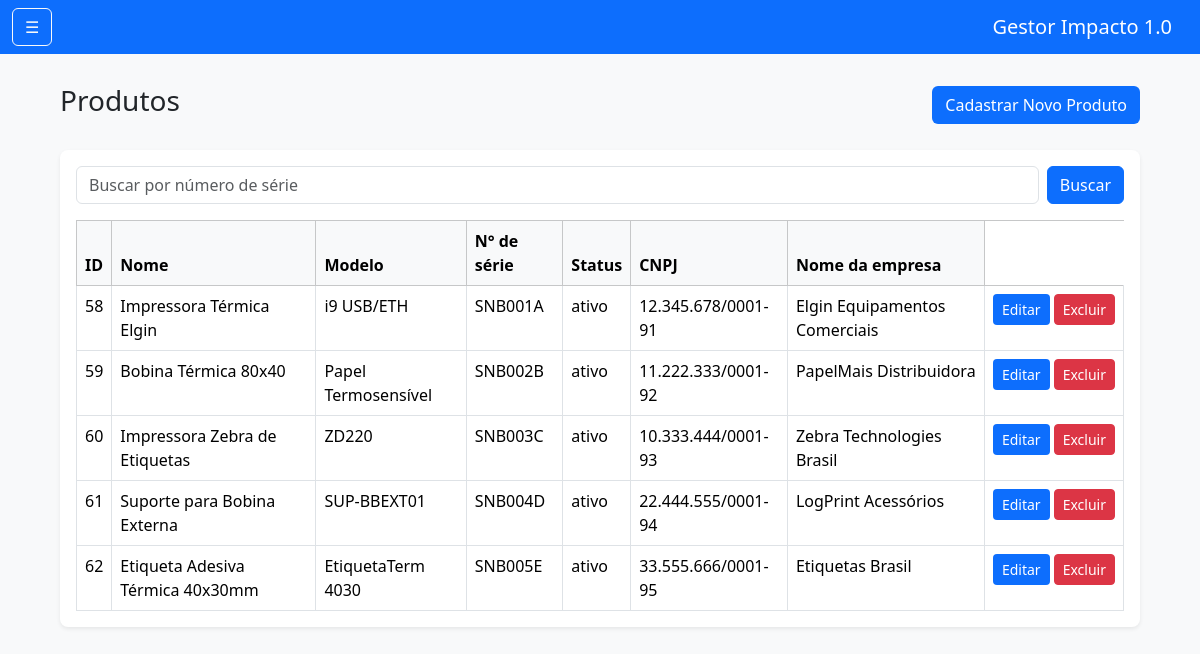
Screenshot of /interface/produto/produtos.php with the database file from the repository.
### tables this page shows
CREATE TABLE `produtos` (
  `id` int(11) NOT NULL,
  `nome` varchar(100) NOT NULL,
  `modelo` varchar(100) NOT NULL,
  `numero_serie` varchar(100) NOT NULL,
  `cnpj` varchar(100) NOT NULL,
  `nome_empresa` varchar(100) NOT NULL,
  `status` varchar(50) NOT NULL
);

### database/produto/listar_produtos.php (the view, shortened to what this page needs)
<?php
require_once '../../database/conexao.php';
$busca = isset($_GET['busca_serie']) ? trim($_GET['busca_serie']) : '';
if ($busca !== '') {
    $sql = "SELECT * FROM produtos WHERE numero_serie LIKE ?";
    $stmt = $conn->prepare($sql);
    $like = '%' . $busca . '%';
    $stmt->bind_param("s", $like);
    $stmt->execute();
    $result = $stmt->get_result();
} else {
    $sql = "SELECT * FROM produtos";
    $result = $conn->query($sql);
}
if ($result->num_rows > 0) {
    while($row = $result->fetch_assoc()) {
        echo "<tr>";
        echo "<td>" . htmlspecialchars($row['id']) . "</td>";
        echo "<td>" . htmlspecialchars($row['nome']) . "</td>";
        echo "<td>" . htmlspecialchars($row['modelo']) . "</td>";
        echo "<td>" . htmlspecialchars($row['numero_serie']) . "</td>";
        echo "<td>" . htmlspecialchars($row['status']) . "</td>";
        echo "<td>" . htmlspecialchars($row['cnpj']) . "</td>";
        echo "<td>" . htmlspecialchars($row['nome_empresa']) . "</td>";
        echo "<td class='text-nowrap'>";
        echo "<a href='../../interface/produto/editar_produto.php?id=" . urlencode($row['id']) . "' class='btn bg-primary text-white btn-sm me-1'>Editar</a>";
        echo "<form method='POST' action='../../database/produto/excluir_produto.php' class='d-inline' onsubmit='return confirm(\"Confirma a exclusão do produto " . htmlspecialchars($row['nome']) . "?\");'>";
        echo "<button type='submit' class='btn btn-danger btn-sm'>Excluir</button>";
        echo "</form>";
        echo "</td>";
        echo "</tr>";
    }
} else {
    echo "<tr><td colspan='8' class='text-center'>Nenhum produto encontrado</td></tr>";
}
?>

### interface/produto/produtos.php (shortened to what this page needs)
<!DOCTYPE html>
<html lang="pt-br">
<head>
  <link href="https://cdn.jsdelivr.net/npm/bootstrap@5.3.3/dist/css/bootstrap.min.css" rel="stylesheet">
</head>
<body>
  <nav class="navbar navbar-dark bg-primary">
    <div class="container-fluid">
      <button class="btn btn-outline-light me-2" type="button" data-bs-toggle="offcanvas" data-bs-target="#menuLateral">
        ☰
      </button>
      <span class="navbar-brand mb-0 h1">Gestor Impacto 1.0</span>
    </div>
  </nav>
  <div class="container content">
    <div class="d-flex justify-content-between align-items-center mb-4">
      <h3>Produtos</h3>
      <a href="cadastro-produto.html" class="btn bg-primary text-white">Cadastrar Novo Produto</a>
    </div>
    <div class="bg-white p-3 rounded-3 shadow-sm">
      <form method="GET" class="mb-3 d-flex" action="">
        <input type="text" name="busca_serie" class="form-control me-2" placeholder="Buscar por número de série" value="<?php echo isset($_GET['busca_serie']) ? htmlspecialchars($_GET['busca_serie']) : ''; ?>">
        <button type="submit" class="btn btn-primary">Buscar</button>
      </form>
      <table class="table table-bordered table-hover mb-0">
        <thead class="table-light">
          <tr>
            <th>ID</th>
            <th>Nome</th>
            <th>Modelo</th>
            <th>N° de série</th>
            <th>Status</th>
            <th>CNPJ</th>
            <th>Nome da empresa</th>
          </tr>
        </thead>
        <tbody>
          <?php include '../../database/produto/listar_produtos.php'; ?>
        </tbody>
      </table>
    </div>
  </div>
</body>
</html>

### interface/produto/produtos.php (style rules this page uses)
body { background-color: #f8f9fa; }
.content { padding: 30px; }

### rows the page displays
produtos: id "58", nome "Impressora Térmica Elgin", modelo "i9 USB/ETH", numero_serie "SNB001A", status "ativo", cnpj "12.345.678/0001-91", nome_empresa "Elgin Equipamentos Comerciais"
produtos: id "59", nome "Bobina Térmica 80x40", modelo "Papel Termosensível", numero_serie "SNB002B", status "ativo", cnpj "11.222.333/0001-92", nome_empresa "PapelMais Distribuidora"
produtos: id "60", nome "Impressora Zebra de Etiquetas", modelo "ZD220", numero_serie "SNB003C", status "ativo", cnpj "10.333.444/0001-93", nome_empresa "Zebra Technologies Brasil"
produtos: id "61", nome "Suporte para Bobina Externa", modelo "SUP-BBEXT01", numero_serie "SNB004D", status "ativo", cnpj "22.444.555/0001-94", nome_empresa "LogPrint Acessórios"
produtos: id "62", nome "Etiqueta Adesiva Térmica 40x30mm", modelo "EtiquetaTerm 4030", numero_serie "SNB005E", status "ativo", cnpj "33.555.666/0001-95", nome_empresa "Etiquetas Brasil"
